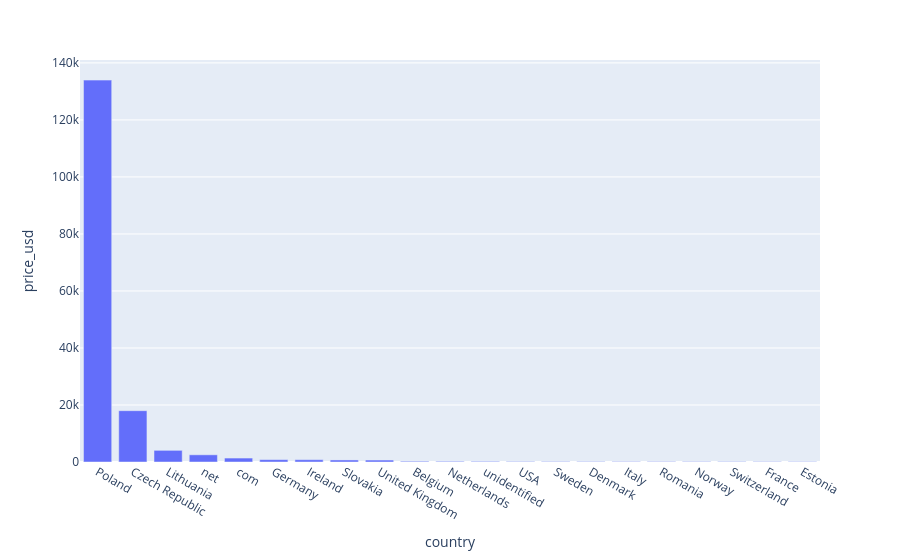

The cell this chart's notebook holds for it:
### Code cell
import plotly.express as px
df1 = df.groupby('country')[['price_usd']].count()
df1 = df1.sort_values(['price_usd'], ascending=False)
df1 = df1.query("price_usd > 100")
fig = px.bar(df1, x=df1.index, y='price_usd')
fig.show()

### Figure 1 — Plotly figure (JSON) as saved in the notebook; plotly's stock layout.template omitted (floating-point values rounded to 4 significant figures)
{"data": [{"hovertemplate": "country=%{x}<br>price_usd=%{y}<extra></extra>", "legendgroup": "", "marker": {"color": "#636efa", "pattern": {"shape": ""}}, "name": "", "orientation": "v", "showlegend": false, "textposition": "auto", "type": "bar", "x": ["Poland", "Czech Republic", "Lithuania", "net", "com", "Germany", "Ireland", "Slovakia", "United Kingdom", "Belgium", "Netherlands", "unidentified", "USA", "Sweden", "Denmark", "Italy", "Romania", "Norway", "Switzerland", "France", "Estonia"], "xaxis": "x", "y": [133963, 18003, 4091, 2522, 1385, 834, 811, 716, 684, 256, 227, 210, 170, 163, 152, 144, 144, 139, 137, 125, 115], "yaxis": "y"}], "layout": {"barmode": "relative", "legend": {"tracegroupgap": 0}, "margin": {"t": 60}, "xaxis": {"anchor": "y", "domain": [0, 1], "title": {"text": "country"}}, "yaxis": {"anchor": "x", "domain": [0, 1], "title": {"text": "price_usd"}}}}
